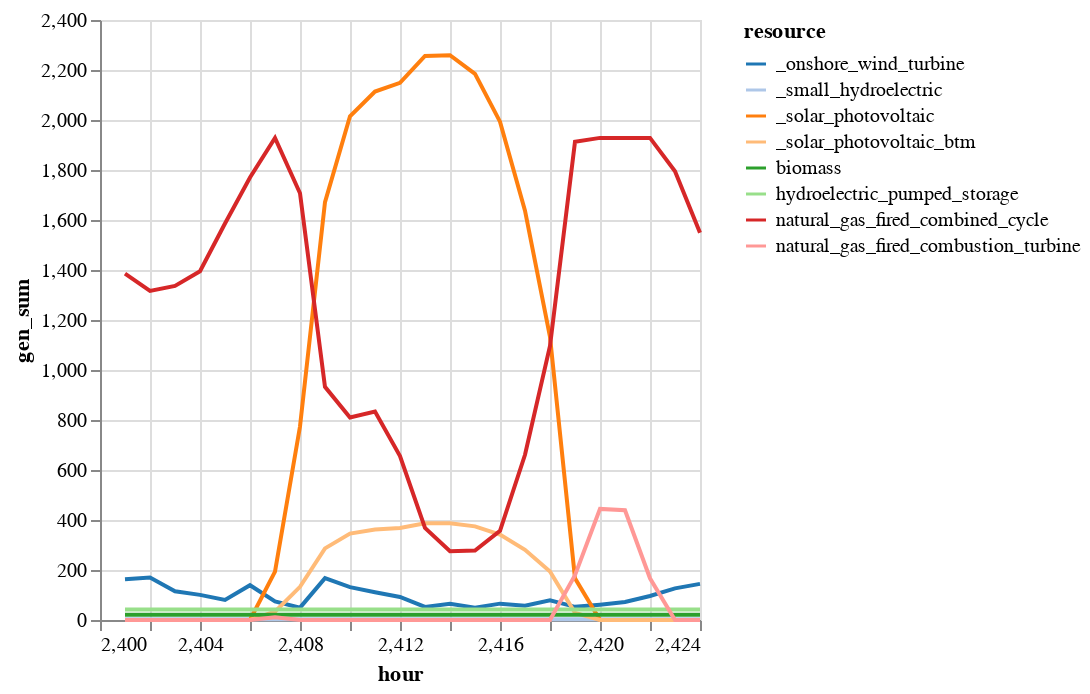

Notebook cell for this chart:
### Code cell
# Plot hourly generation by each resource type
sol_gen_btm |>
@vlplot(:line, 
    x=:hour, y=:gen_sum, 
    color={"resource:n", scale={scheme="category20"}})

### Figure 1 — Vega-Lite specification as saved in the notebook (floating-point values rounded to 4 significant figures; data arrays with more than 128 entries replaced by an {"elided": "..."} marker saying what was removed)
{"data": {"values": {"elided": "192 records"}}, "encoding": {"color": {"field": "resource", "scale": {"scheme": "category20"}, "type": "nominal"}, "x": {"field": "hour", "type": "quantitative"}, "y": {"field": "gen_sum", "type": "quantitative"}}, "mark": "line"}
